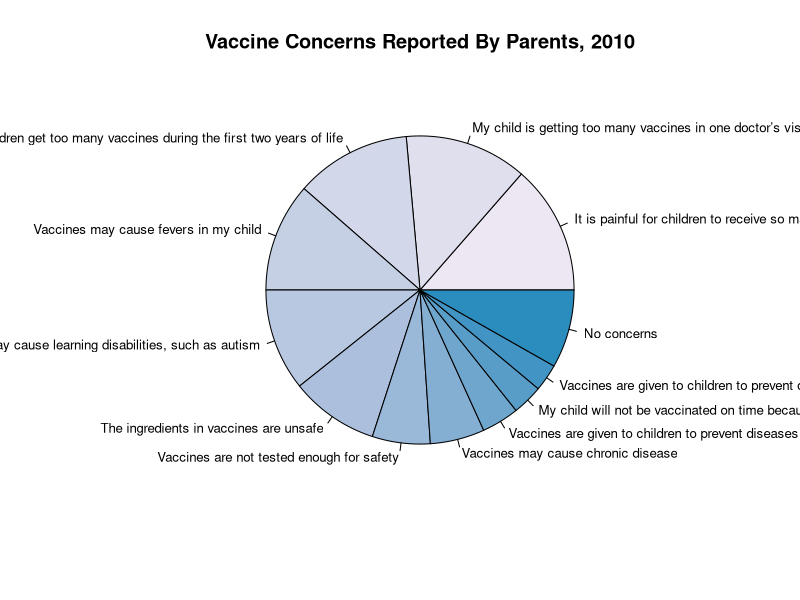

The R script that drew this image:
setwd("~/Desktop/R Scripts/Preventable-Diseases")
vacconcerns <- read.csv("VacConcerns.csv")
library(RColorBrewer)
cols <- brewer.pal(3, "PuBu")
pal <- colorRampPalette(cols)
pie(x = vacconcerns$Parents.reporting.concern...., 
    label=paste(vacconcerns$Concern),
    col = pal(12), #(length(vacconcerns$Concern))
    cex = 0.8,
    main="Vaccine Concerns Reported By Parents, 2010") #will have to change width when exporting as JPG
